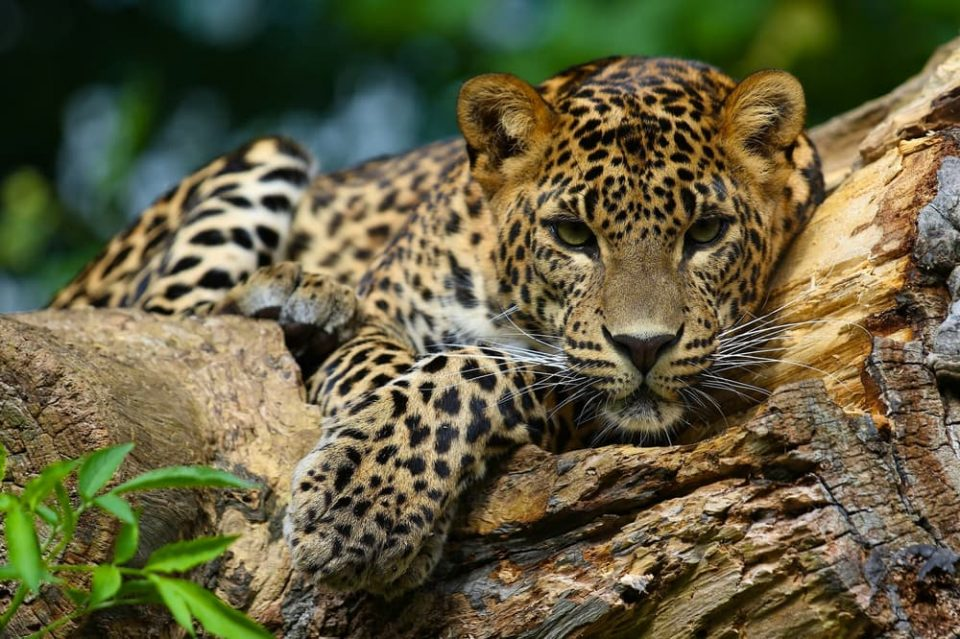
#> input picture picture.jpg, 960 x 639 px
$ python Task_3.py
#> lines starting #> are read from the running program, lines starting #| are printed output that depends on the picture
import cv2
import matplotlib.pyplot as plt

# Load the image
image = cv2.imread('picture.jpg')
#> image is the input picture: shape (639, 960, 3); mean B, G, R 63.9, 94.2, 99.1

# Rotate the image by 45 degrees
rows, cols = image.shape[:2]
#> rows = 639; cols = 960
rotation_matrix_45 = cv2.getRotationMatrix2D((cols/2, rows/2), 45, 1)
rotated_image_45 = cv2.warpAffine(image, rotation_matrix_45, (cols, rows))
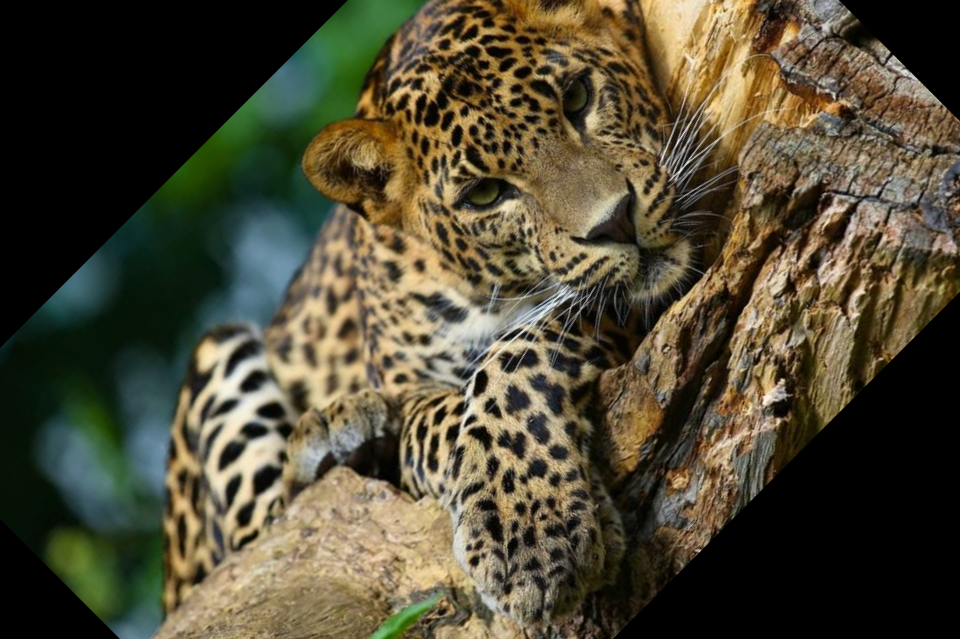
#> rotated_image_45: shape (639, 960, 3); mean B, G, R 52.9, 73.3, 78.7

# Rotate the image by 90 degrees
rotation_matrix_90 = cv2.getRotationMatrix2D((cols/2, rows/2), 90, 1)
rotated_image_90 = cv2.warpAffine(image, rotation_matrix_90, (cols, rows))
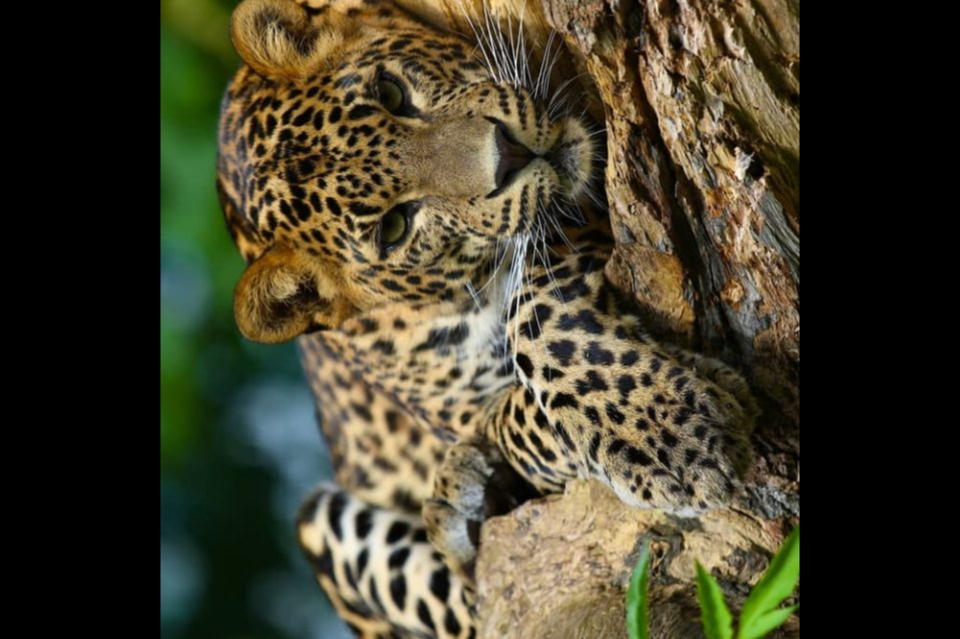
#> rotated_image_90: shape (639, 960, 3); mean B, G, R 43.5, 62.7, 66.7

# Display the original image
plt.figure()
plt.imshow(cv2.cvtColor(image, cv2.COLOR_BGR2RGB))
plt.title('Original Image')

# Display the rotated images
plt.figure()
plt.subplot(1, 2, 1)
plt.imshow(cv2.cvtColor(rotated_image_45, cv2.COLOR_BGR2RGB))
plt.title('Rotated Image 45 Degrees')

plt.subplot(1, 2, 2)
plt.imshow(cv2.cvtColor(rotated_image_90, cv2.COLOR_BGR2RGB))
plt.title('Rotated Image 90 Degrees')

plt.show()
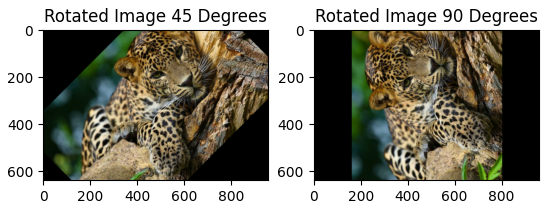
#> figure drawn by matplotlib, 2 panels
